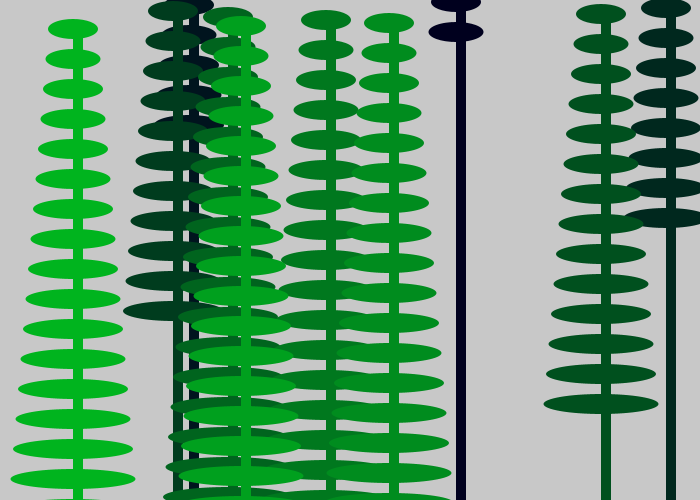
Frame 1 (no input)
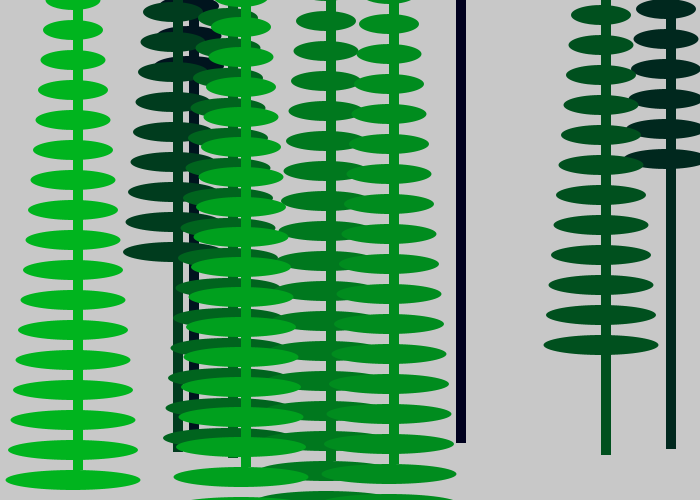
Frame 60 (the mouse pressed at the canvas centre just before this capture)
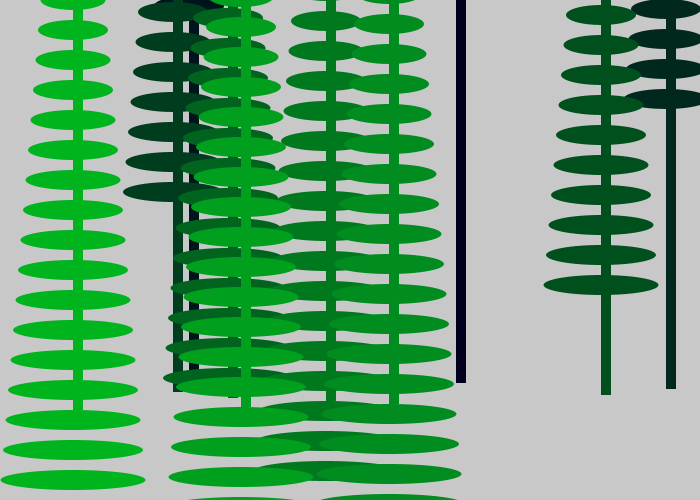
Frame 120 (the mouse held since frame 60 and released just before this capture)

The Processing sketch that drew these frames (run headless with seeded random() and noise(); from frame 60 on, the mouse is pressed at the canvas centre):

// Processing sketch: week9_classes
// ── week9_classes.pde
//Plant daryl;
//Plant eugene;

Plant garden[] = new Plant [10];

void setup() {
  size(700, 500);
  //instantiate an instance of the class
  //  daryl and eugene are new instances of this class
  //daryl = new Plant(int(random(100, 400)));
  //eugene = new Plant(int(random(100, 400)));
  noStroke();
  for (int i=0; i<garden.length; i++) {
    garden[i] = new Plant(int(random(10, 700)), 2+(i*3));
  }
}

void draw() {
  background(200);
  //eugene.display(10, 4, color(0, 150, 50));
  //daryl.display(100, 10, color(0,255, 10));
  
  for (int i=0; i<garden.length; i++) {
    garden[i].display(2+(i*3), color(0, i*20, 30)); 
    garden[i].grow();
    println(garden[i].plantHeight);
  }
  }

// ── Plant.pde
//declare class Plant
class Plant {
  //data
  float plantHeight;
  int numLeaves;
  color plantColor;
  int xPos;

  //constructor
  //  things defined in constructor can be used anywhere in the class
  Plant(int _xPos, float _plantHeight) {
    // _ notation indicates to reader that it is a temporary placeholder
    xPos = _xPos;
    plantHeight = _plantHeight;
  }

  //methods  
  void display(int _numLeaves, color _plantColor) {
    fill(_plantColor);
    numLeaves = _numLeaves;

    for (int i = 0; i < _numLeaves; i++) {
      ellipse(xPos, plantHeight + 30*i, 50+(i*5), 20);
    }
    rect(xPos, plantHeight, 10, 500);
  }

  void grow() {
    plantHeight-= 1;
  }
}
